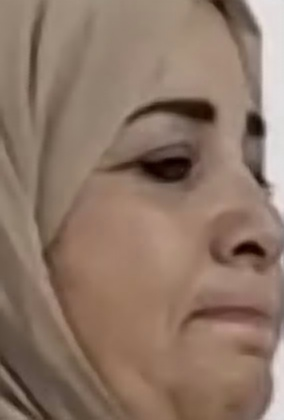
#> input picture data/images_raw/drink_angry_2_w.jpg, 284 x 420 px; its folder holds 4 pictures in this run
$ python clean_images.py
#> lines starting #> are read from the running program, lines starting #| are printed output that depends on the picture
import os
from PIL import Image

input_folder = "../images_raw"
output_folder = "../images_cleaned"
target_size = (224, 224)

os.makedirs(output_folder, exist_ok=True)

def process_image(image_path, output_path):
#> called with image_path = '../images_raw/drink_angry_2_w.jpg', output_path = '../images_cleaned/drink_angry_2_w.jpg'
    try:
        img = Image.open(image_path).convert("RGB")
#> img is the input picture: PIL image 284x420 RGB; mean R, G, B 141.8, 118.3, 103
        img = img.resize(target_size)
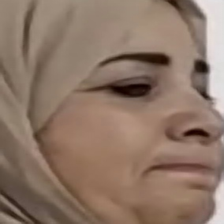
#> img: PIL image 224x224 RGB; mean R, G, B 141.8, 118.3, 103
        img.save(output_path)
        print(f"✔️ {output_path}")
    except Exception as e:
        print(f"❌ Failed: {image_path} — {e}")

for filename in os.listdir(input_folder):
    if filename.endswith(('.png', '.jpg', '.jpeg')):
        input_path = os.path.join(input_folder, filename)
        output_path = os.path.join(output_folder, filename)
        process_image(input_path, output_path)
#> pass 2 of the loop `for filename in os.listdir(input_folder):`:
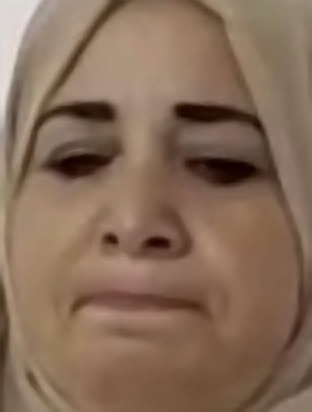
#> input picture data/images_raw/drink_angry_7_w.jpg, 312 x 412 px
#> in process_image, img is the input picture: PIL image 312x412 RGB; mean R, G, B 134.7, 108.1, 88.3
#> in process_image (call 2), `img = img.resize(target_size)`:
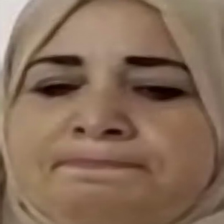
#> img: PIL image 224x224 RGB; mean R, G, B 134.7, 108.1, 88.3
#> pass 3 of the loop `for filename in os.listdir(input_folder):`:
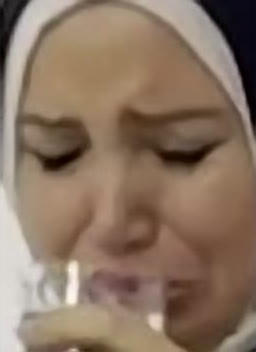
#> input picture data/images_raw/drink_disgust_12_h.jpg, 256 x 352 px
#> in process_image, img is the input picture: PIL image 256x352 RGB; mean R, G, B 138.6, 116.2, 98.1
#> in process_image (call 3), `img = img.resize(target_size)`:
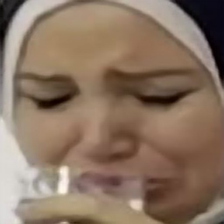
#> img: PIL image 224x224 RGB; mean R, G, B 138.6, 116.2, 98.1
#> the loop made 4 passes; the first 3 are shown
